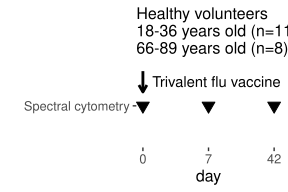

The script that saved this image:

study.layout <-
  cbind("Assay"=c(
    "Spectral cytometry",
    "Spectral cytometry",
    "Spectral cytometry"),
    
    "day"=as.numeric(c(0,7,14)))

study.layout <- as.data.frame(study.layout)
study.layout$day <- as.numeric(as.character(study.layout$day))
study.layout$Assay <- factor(study.layout$Assay)

study <- ggplot(study.layout, aes(x=day, y=Assay, col = Assay,fill=Assay)) + geom_point(shape=25, size=3) + 
  scale_color_manual(values="black") +
  scale_fill_manual(values="black") +
  scale_x_continuous(breaks=c(0,7,14), labels=c(0,7,42))+
  theme_bw() + theme(legend.position = "none", 
                     panel.grid = element_blank(), 
                     panel.border = element_blank(), 
                     text = element_text(size=12),
                     axis.title.y = element_blank()) +
  annotate(geom= "segment",x = 0,yend = 1.2,xend = 0, y= 1.5, size = 1, arrow = arrow(length = unit(6, "points"))) +
  annotate(geom="text", x=1, y=1.35, label="Trivalent flu vaccine", hjust="left") +
  labs(subtitle = "Healthy volunteers\n18-36 years old (n=11)\n66-89 years old (n=8)")

study
ggsave(filename = "Figure_3A_design.svg", width=3,height=2,dpi=300)